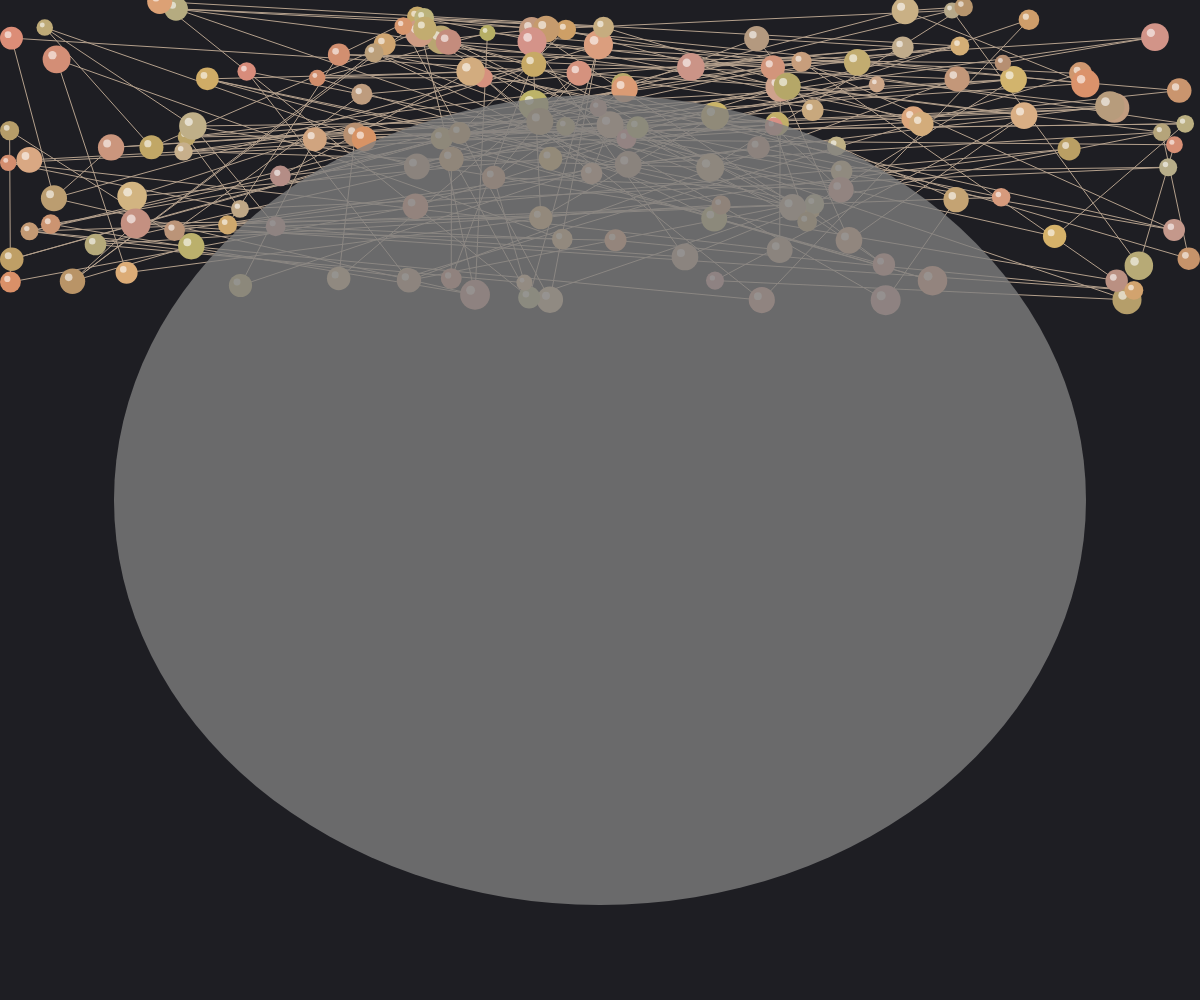
Frame 1 (no input)
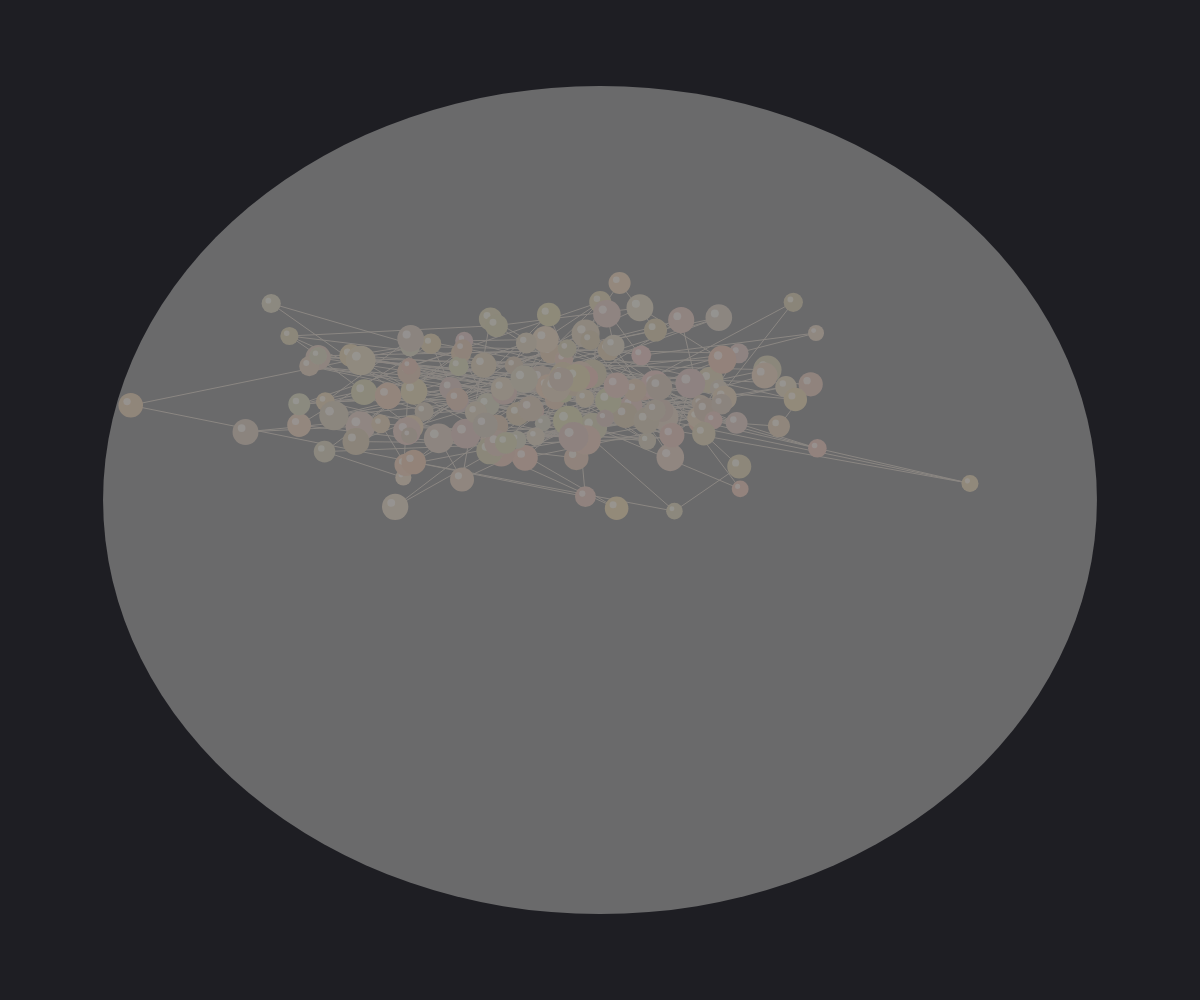
Frame 60 (no input)
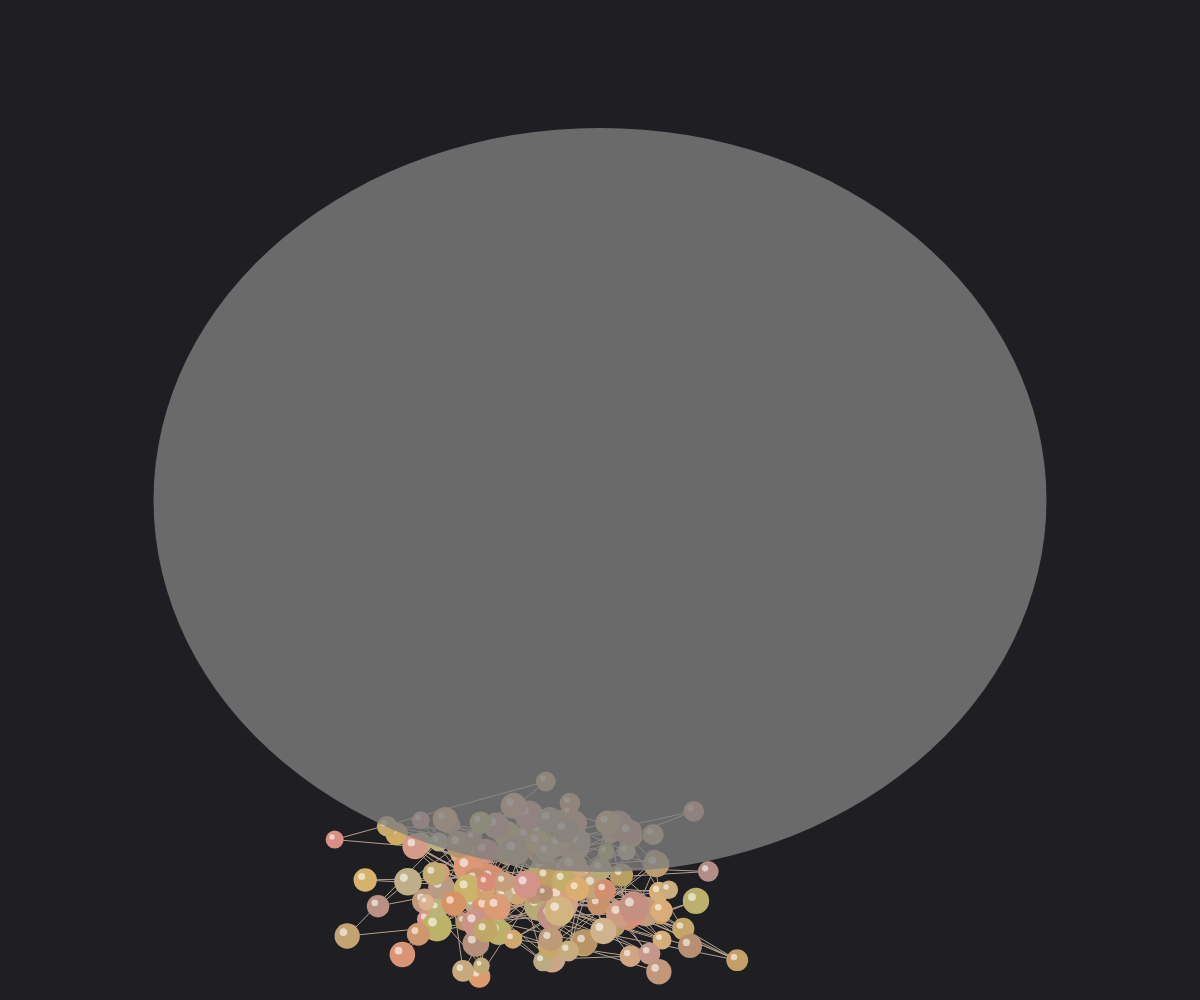
Frame 120 (the mouse pressed at the canvas centre since frame 60)

The p5.js sketch that drew these frames (run headless with seeded random() and noise() and a simulated clock; from frame 60 on, the mouse is pressed at the canvas centre):

// p5.js sketch
// ── sketch.js
// Ceramic weight cascade with rhythmic oscillation
let weights = [];
let chains = [];
const GRAVITY = 0.2;
const FRICTION = 0.98;
const SPRING = 0.05;
const NUM_WEIGHTS = 150;

function setup() {
  createCanvas(windowWidth, windowHeight);
  
  // Create weights and chains
  for (let i = 0; i < NUM_WEIGHTS; i++) {
    weights.push({
      x: random(width),
      y: random(height * 0.3),
      vx: 0,
      vy: 0,
      radius: random(8, 15),
      color: color(random(180, 220), random(140, 180), random(100, 140)),
      baseY: random(height * 0.3, height * 0.7)
    });
    
    // Create chains connecting weights
    if (i > 0) {
      chains.push({
        weightA: i - 1,
        weightB: i,
        length: random(40, 80)
      });
    }
  }
  
  // Add a few more connections for visual complexity
  for (let i = 0; i < 50; i++) {
    const a = floor(random(NUM_WEIGHTS));
    const b = floor(random(NUM_WEIGHTS));
    if (abs(a - b) > 1) { // Don't connect adjacent weights
      chains.push({
        weightA: a,
        weightB: b,
        length: random(60, 120)
      });
    }
  }
}

function draw() {
  background(30, 30, 35);
  
  // Apply physics to weights
  for (let i = 0; i < weights.length; i++) {
    const w = weights[i];
    
    // Gravity pull
    w.vy += GRAVITY;
    
    // Damping
    w.vx *= FRICTION;
    w.vy *= FRICTION;
    
    // Apply velocity
    w.x += w.vx;
    w.y += w.vy;
    
    // Ground collision
    if (w.y > height - 20) {
      w.y = height - 20;
      w.vy *= -0.6; // Bounce with energy loss
      w.vx *= 0.8;
    }
    
    // Boundary constraints
    if (w.x < w.radius) {
      w.x = w.radius;
      w.vx *= -0.5;
    } else if (w.x > width - w.radius) {
      w.x = width - w.radius;
      w.vx *= -0.5;
    }
  }
  
  // Update chain connections
  for (let i = 0; i < chains.length; i++) {
    const c = chains[i];
    const a = weights[c.weightA];
    const b = weights[c.weightB];
    
    const dx = b.x - a.x;
    const dy = b.y - a.y;
    const distance = sqrt(dx * dx + dy * dy);
    
    if (distance > 0) {
      const diff = (c.length - distance) / distance;
      const offsetX = dx * diff * SPRING;
      const offsetY = dy * diff * SPRING;
      
      // Apply forces to both weights
      a.vx -= offsetX * 0.5;
      a.vy -= offsetY * 0.5;
      b.vx += offsetX * 0.5;
      b.vy += offsetY * 0.5;
    }
  }
  
  // Draw chains
  stroke(180, 160, 140);
  strokeWeight(1);
  noFill();
  
  for (let i = 0; i < chains.length; i++) {
    const c = chains[i];
    const a = weights[c.weightA];
    const b = weights[c.weightB];
    
    line(a.x, a.y, b.x, b.y);
  }
  
  // Draw weights
  noStroke();
  for (let i = 0; i < weights.length; i++) {
    const w = weights[i];
    
    // Ceramic tile effect with subtle variation
    fill(w.color);
    ellipse(w.x, w.y, w.radius * 2, w.radius * 2);
    
    // Add a subtle highlight
    fill(255, 150);
    ellipse(w.x - w.radius * 0.3, w.y - w.radius * 0.3, w.radius * 0.6, w.radius * 0.6);
  }
  
  // Add a rhythmic pulse effect
  const pulse = sin(frameCount * 0.05) * 0.2 + 0.8;
  blendMode(DIFFERENCE);
  fill(255, 100);
  noStroke();
  ellipse(width/2, height/2, width * pulse, height * pulse);
  blendMode(BLEND);
}

function windowResized() {
  resizeCanvas(windowWidth, windowHeight);
}
